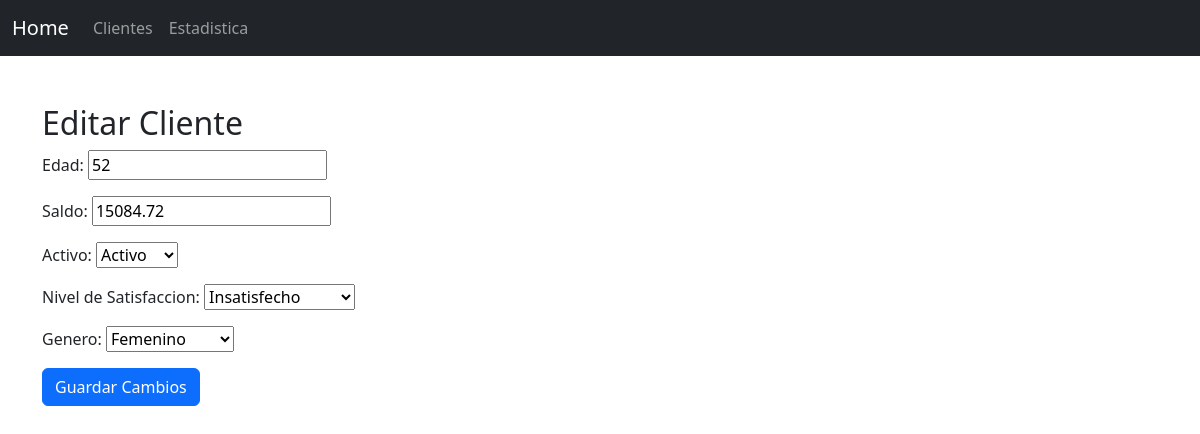
/clientes/editar/2/, run on the app's committed database.
### api/models.py (models this page shows, shortened)
class Cliente(models.Model):
    ESTADO_CHOICES = [
        (1, 'Activo'),
        (0, 'Inactivo'),
    ]
    NIVEL_SATISFACCION_CHOICES = [
        (0,'No informado'),
        (1, 'Muy Insatisfecho'),
        (2, 'Insatisfecho'),
        (3, 'Neutral'),
        (4, 'Satisfecho'),
        (5, 'Muy Satisfecho'),
    ]
    GENERO_CHOICES = [
        ('M', 'Masculino'),
        ('F', 'Femenino'),
        ('N', 'No informado'),
    ]
    Cliente_id = models.AutoField(primary_key=True)
    Edad = models.PositiveSmallIntegerField()
    Saldo = models.DecimalField(max_digits=10, decimal_places=2)
    Genero = models.CharField(max_length=1, choices=GENERO_CHOICES, default='M')
    Activo = models.IntegerField(choices=ESTADO_CHOICES, default=1)
    Nivel_de_Satisfaccion = models.IntegerField(choices=NIVEL_SATISFACCION_CHOICES, default=3)

### api/views.py (the view)
# urls.py: path('clientes/editar/<int:cliente_id>/', views.editar_cliente, name='editar_cliente'),
def editar_cliente(request, cliente_id):
    cliente = get_object_or_404(Cliente, pk=cliente_id)
    if request.method == 'POST':
        form = ClienteForm(request.POST, instance=cliente)
        if form.is_valid():
            form.save()
            return redirect('listar_clientes')
    else:
        form = ClienteForm(instance=cliente)
    return render(request, 'editClient.html', {'form': form})

### api/forms.py
class ClienteForm(forms.ModelForm):
    class Meta:
        model = Cliente
        fields = ['Edad', 'Saldo', 'Activo', 'Nivel_de_Satisfaccion','Genero']

### api/templates/editClient.html (shortened to what this page needs)
{% extends "home.html" %}
{% block content %}
<div class="container mt-5">
  <h2>Editar Cliente</h2>
  <form method="post">
    {{ form.as_p }}
    <button type="submit" class="btn btn-primary">Guardar Cambios</button>
  </form>
</div>
{% endblock %}

### data on the page
Cliente: Edad "52", Saldo "15084.72", Activo "Activo", Nivel_de_Satisfaccion "Insatisfecho", Genero "Femenino"
